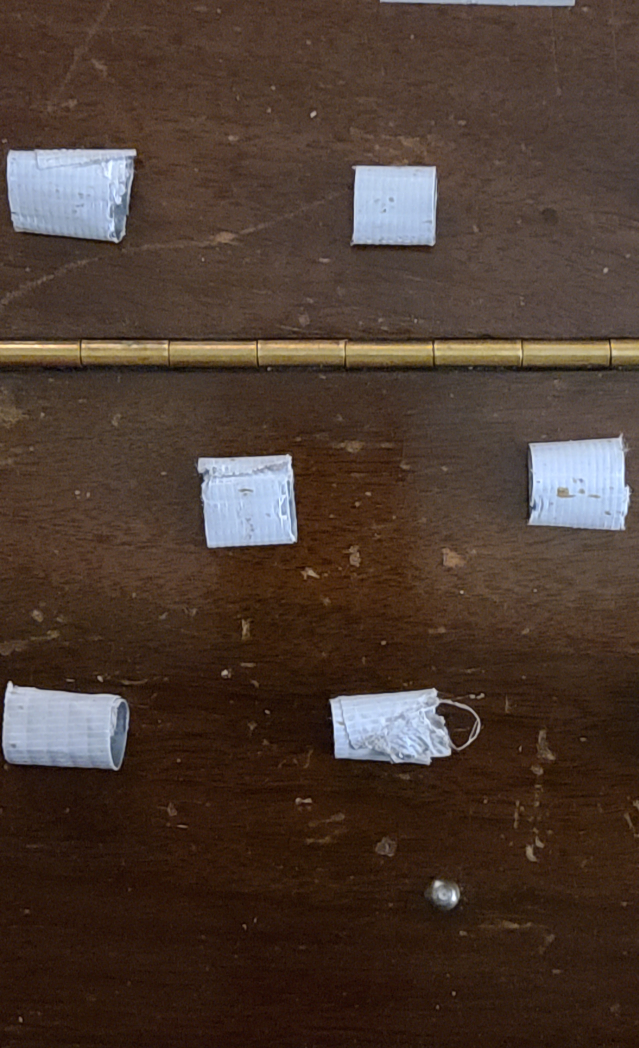
#> input picture left.jpg, 2554 x 4192 px (shown at 1/4 size)
$ python rectify_and_stitch.py
#> lines starting #> are read from the running program, lines starting #| are printed output that depends on the picture; after the words box and inside, x2 and y2 are one past the last pixel; in counts of white or black regions, pixels touching at a corner belong together
import cv2
import numpy as np

# ── 1. LOAD IMAGES ────────────────────────────────────────────────
img1 = cv2.imread('left.jpg')
#> img1 is the input picture: shape (4192, 2554, 3); mean B, G, R 48.9, 58.8, 76
img2 = cv2.imread('right.jpg')
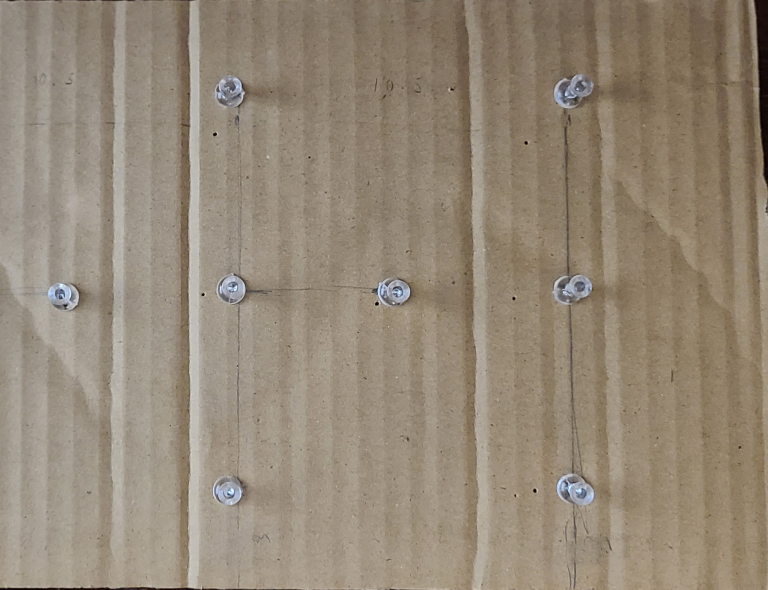
#> input picture right.jpg, 2303 x 1769 px (shown at 1/3 size)
#> img2 is the input picture: shape (1769, 2303, 3); mean B, G, R 119.3, 136.4, 149.1

# ── 2. PASTE YOUR CLICKED POINTS HERE ─────────────────────────────
# These are the same physical markers clicked in the same order
# in both photos. You need at least 4 shared markers.

# Points clicked in left (original resolution)
pts1 = np.float32([(1580, 260), (1067, 880), (1590, 865), (2082, 875), (1577, 1480)])

# The same physical markers clicked in right
pts2 = np.float32([(695, 260), (182, 882), (697, 862), (1197, 875), (690, 1477)])

# ── 3. DEFINE WHERE THOSE POINTS SHOULD GO IN THE FINAL TOP-DOWN VIEW
# This is your "ideal" flat coordinate space.
# Think of this as defining what the surface looks like from directly above.
# Measure the real-world distances between your markers if you can,
# otherwise estimate based on their relative positions.

# scale: 1cm = 10px

OUTPUT_W = 330  # width of final stitched image in pixels --- CHANGE BASED ON YOUR MEASUREMENTS
OUTPUT_H = 180   # height of final stitched image in pixels --- CHANGE BASED ON YOUR MEASUREMENTS

# Where each marker should land in the output (top-down view)
# Adjust these to match the real layout of your markers on the surface
pts_dst = np.float32([
    [165,  30],   # marker 1 - 16.5 right, 3cm down
    [112.5,  92.5],   # marker 2 - 11.25cm right, 9.25cm down
    [165,  92.5],   # marker 3 - 16.5cm right, 9.25cm down
    [217.5,  92.5],   # marker 4 - 21.75cm right, 9.25cm down
    [165,  155],   # marker 5 - 16.5cm right, 15.5cm down
])


# ── 4. COMPUTE HOMOGRAPHIES ────────────────────────────────────────
# Each photo gets its own homography into the shared top-down space
H1, _ = cv2.findHomography(pts1, pts_dst, cv2.RANSAC)
H2, _ = cv2.findHomography(pts2, pts_dst, cv2.RANSAC)

# ── 5. WARP BOTH IMAGES INTO TOP-DOWN VIEW ─────────────────────────
warped1 = cv2.warpPerspective(img1, H1, (OUTPUT_W, OUTPUT_H))
warped2 = cv2.warpPerspective(img2, H2, (OUTPUT_W, OUTPUT_H))

# ── 6. BLEND THE TWO WARPED IMAGES ────────────────────────────────
# Create masks — pixels that are non-black in each warped image
mask1 = (cv2.cvtColor(warped1, cv2.COLOR_BGR2GRAY) > 0).astype(np.float32)
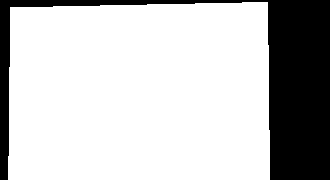
#> mask1: shape (180, 330) float32; values 0 (black) and 1 (white), 76.7% white; 1 black region, box (x1, y1, x2, y2) and area: (0, 0, 330, 180) 13841
mask2 = (cv2.cvtColor(warped2, cv2.COLOR_BGR2GRAY) > 0).astype(np.float32)
#> mask2: shape (180, 330) float32; values 0 (black) and 1 (white), 69.9% white; 1 black region, box (x1, y1, x2, y2) and area: (0, 0, 330, 180) 17897

# Where both images overlap, average them
# Where only one image covers, use that image
overlap = (mask1 > 0) & (mask2 > 0)
#> overlap: shape (180, 330) bool; 51.7% white; 1 black region, box (x1, y1, x2, y2) and area: (0, 0, 330, 180) 28711
only1   = (mask1 > 0) & (mask2 == 0)
#> only1: shape (180, 330) bool; 25% white; 2 white regions, box (x1, y1, x2, y2) and area: (8, 6, 95, 180) 14788, (195, 2, 268, 4) 82
only2   = (mask2 > 0) & (mask1 == 0)
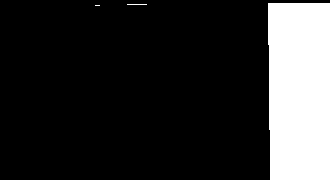
#> only2: shape (180, 330) bool; 18.2% white; 3 white regions (1 under 20 px), largest, box (x1, y1, x2, y2) and area: (268, 3, 330, 180) 10789, (127, 4, 147, 5) 20

result = np.zeros_like(warped1, dtype=np.float32)

for c in range(3):  # for each colour channel
    result[:, :, c][overlap] = (
        warped1[:, :, c][overlap].astype(np.float32) * 0.5 +
        warped2[:, :, c][overlap].astype(np.float32) * 0.5
    )
    result[:, :, c][only1] = warped1[:, :, c][only1]
    result[:, :, c][only2] = warped2[:, :, c][only2]
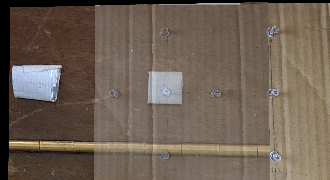
#> result: shape (180, 330, 3) float32; mean B, G, R 83.6, 96.2, 110

result = result.astype(np.uint8)

# ── 7. SAVE AND SHOW ───────────────────────────────────────────────
cv2.imwrite('stitched_topdown.png', result)

# Show each step so you can debug
cv2.imshow('Left image warped', cv2.resize(warped1, (800, 500)))
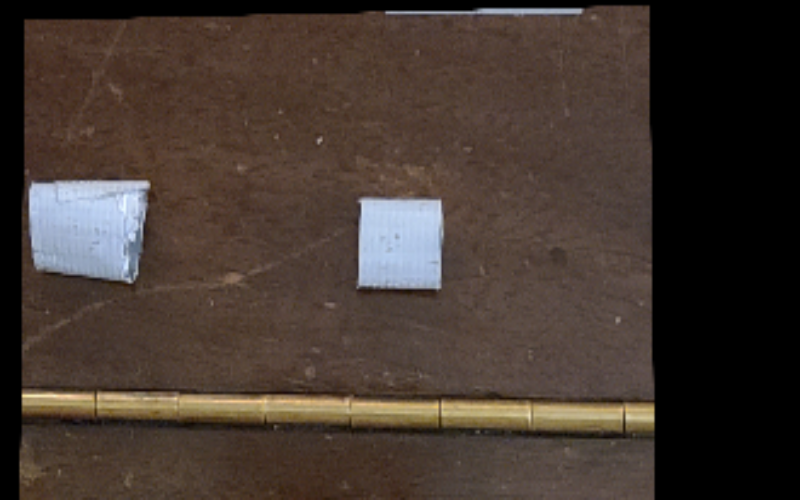
#> window 'Left image warped': shape (500, 800, 3); mean B, G, R 48.6, 55.7, 67.9
#cv2.imwrite('left_warped.png', warped1)
cv2.imshow('Right image warped', cv2.resize(warped2, (800, 500)))
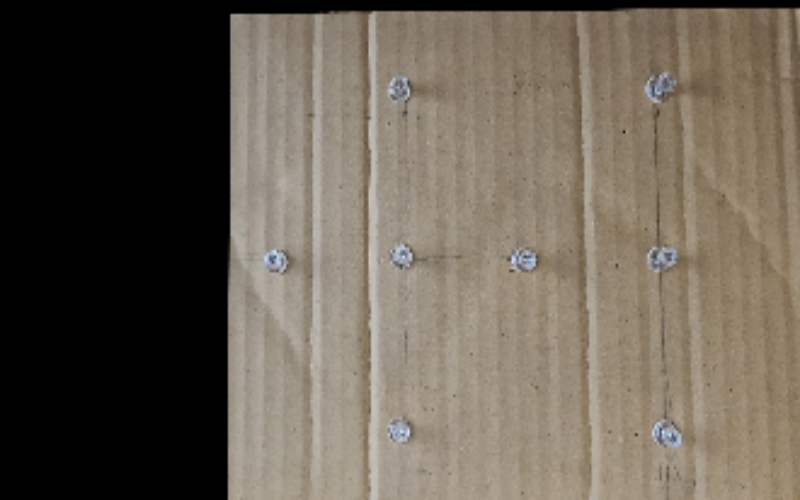
#> window 'Right image warped': shape (500, 800, 3); mean B, G, R 83.3, 95.2, 104
#cv2.imwrite('right_warped.png', warped2)
cv2.imshow('Final stitched', cv2.resize(result, (800, 500)))
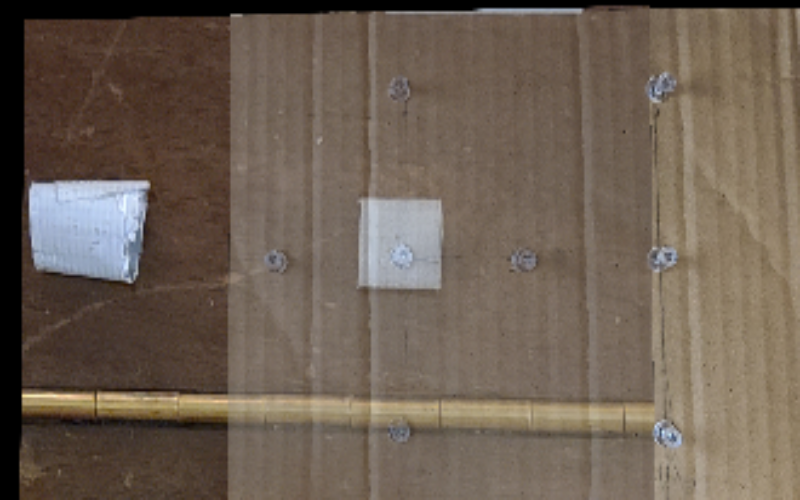
#> window 'Final stitched': shape (500, 800, 3); mean B, G, R 83.4, 95.9, 109.8
cv2.waitKey(0)
cv2.destroyAllWindows()

print("Saved to stitched_topdown.png")
